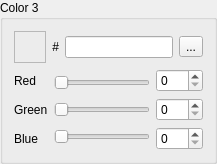
        <widget class="QGroupBox" name="group_3">
         <property name="title">
          <string>Color 3</string>
         </property>
         <layout class="QFormLayout" name="formLayout_41">
          <item row="0" column="0">
           <widget class="QFrame" name="colorFrame_3">
            <property name="minimumSize">
             <size>
              <width>32</width>
              <height>32</height>
             </size>
            </property>
            <property name="maximumSize">
             <size>
              <width>32</width>
              <height>32</height>
             </size>
            </property>
            <property name="frameShape">
             <enum>QFrame::StyledPanel</enum>
            </property>
            <property name="frameShadow">
             <enum>QFrame::Raised</enum>
            </property>
           </widget>
          </item>
          <item row="1" column="0" colspan="2">
           <widget class="QFrame" name="frame_142">
            <property name="frameShape">
             <enum>QFrame::NoFrame</enum>
            </property>
            <property name="frameShadow">
             <enum>QFrame::Raised</enum>
            </property>
            <layout class="QHBoxLayout" name="horizontalLayout_41">
             <property name="leftMargin">
              <number>0</number>
             </property>
             <property name="topMargin">
              <number>0</number>
             </property>
             <property name="rightMargin">
              <number>0</number>
             </property>
             <property name="bottomMargin">
              <number>0</number>
             </property>
             <item>
              <widget class="QFrame" name="frame_143">
               <property name="frameShape">
                <enum>QFrame::NoFrame</enum>
               </property>
               <property name="frameShadow">
                <enum>QFrame::Raised</enum>
               </property>
               <layout class="QVBoxLayout" name="verticalLayout_81">
                <property name="leftMargin">
                 <number>0</number>
                </property>
                <property name="topMargin">
                 <number>0</number>
                </property>
                <property name="rightMargin">
                 <number>0</number>
                </property>
                <property name="bottomMargin">
                 <number>0</number>
                </property>
                <item>
                 <widget class="QLabel" name="label_81">
                  <property name="text">
                   <string>Red</string>
                  </property>
                 </widget>
                </item>
                <item>
                 <widget class="QLabel" name="label_82">
                  <property name="text">
                   <string>Green</string>
                  </property>
                 </widget>
                </item>
                <item>
                 <widget class="QLabel" name="label_83">
                  <property name="text">
                   <string>Blue</string>
                  </property>
                 </widget>
                </item>
               </layout>
              </widget>
             </item>
             <item>
              <widget class="QFrame" name="frame_144">
               <property name="frameShape">
                <enum>QFrame::NoFrame</enum>
               </property>
               <property name="frameShadow">
                <enum>QFrame::Raised</enum>
               </property>
               <layout class="QVBoxLayout" name="verticalLayout_82">
                <property name="leftMargin">
                 <number>0</number>
                </property>
                <property name="topMargin">
                 <number>0</number>
                </property>
                <property name="rightMargin">
                 <number>0</number>
                </property>
                <property name="bottomMargin">
                 <number>0</number>
                </property>
                <item>
                 <widget class="QSlider" name="slider_red_3">
                  <property name="maximum">
                   <number>31</number>
                  </property>
                  <property name="pageStep">
                   <number>4</number>
                  </property>
                  <property name="orientation">
                   <enum>Qt::Horizontal</enum>
                  </property>
                 </widget>
                </item>
                <item>
                 <widget class="QSlider" name="slider_green_3">
                  <property name="maximum">
                   <number>31</number>
                  </property>
                  <property name="pageStep">
                   <number>4</number>
                  </property>
                  <property name="orientation">
                   <enum>Qt::Horizontal</enum>
                  </property>
                 </widget>
                </item>
                <item>
                 <widget class="QSlider" name="slider_blue_3">
                  <property name="maximum">
                   <number>31</number>
                  </property>
                  <property name="pageStep">
                   <number>4</number>
                  </property>
                  <property name="orientation">
                   <enum>Qt::Horizontal</enum>
                  </property>
                 </widget>
                </item>
               </layout>
              </widget>
             </item>
             <item>
              <widget class="QFrame" name="frame_145">
               <property name="frameShape">
                <enum>QFrame::NoFrame</enum>
               </property>
               <property name="frameShadow">
                <enum>QFrame::Raised</enum>
               </property>
               <layout class="QVBoxLayout" name="verticalLayout_83">
                <property name="leftMargin">
                 <number>0</number>
                </property>
                <property name="topMargin">
                 <number>0</number>
                </property>
                <property name="rightMargin">
                 <number>0</number>
                </property>
                <property name="bottomMargin">
                 <number>0</number>
                </property>
                <item>
                 <widget class="QSpinBox" name="spin_red_3">
                  <property name="maximum">
                   <number>255</number>
                  </property>
                  <property name="singleStep">
                   <number>8</number>
                  </property>
                 </widget>
                </item>
                <item>
                 <widget class="QSpinBox" name="spin_green_3">
                  <property name="maximum">
                   <number>255</number>
                  </property>
                  <property name="singleStep">
                   <number>8</number>
                  </property>
                 </widget>
                </item>
                <item>
                 <widget class="QSpinBox" name="spin_blue_3">
                  <property name="maximum">
                   <number>255</number>
                  </property>
                  <property name="singleStep">
                   <number>8</number>
                  </property>
                 </widget>
                </item>
               </layout>
              </widget>
             </item>
            </layout>
           </widget>
          </item>
          <item row="0" column="1">
           <widget class="QFrame" name="frame_146">
            <property name="frameShape">
             <enum>QFrame::NoFrame</enum>
            </property>
            <property name="frameShadow">
             <enum>QFrame::Raised</enum>
            </property>
            <layout class="QVBoxLayout" name="verticalLayout_84">
             <property name="leftMargin">
              <number>0</number>
             </property>
             <property name="topMargin">
              <number>0</number>
             </property>
             <property name="rightMargin">
              <number>0</number>
             </property>
             <property name="bottomMargin">
              <number>0</number>
             </property>
             <item>
              <widget class="QFrame" name="frame_147">
               <property name="frameShape">
                <enum>QFrame::NoFrame</enum>
               </property>
               <property name="frameShadow">
                <enum>QFrame::Raised</enum>
               </property>
               <layout class="QGridLayout" name="gridLayout_5">
                <property name="leftMargin">
                 <number>0</number>
                </property>
                <property name="topMargin">
                 <number>0</number>
                </property>
                <property name="rightMargin">
                 <number>0</number>
                </property>
                <property name="bottomMargin">
                 <number>0</number>
                </property>
                <item row="0" column="0">
                 <widget class="QFrame" name="frame_148">
                  <property name="frameShape">
                   <enum>QFrame::NoFrame</enum>
                  </property>
                  <property name="frameShadow">
                   <enum>QFrame::Raised</enum>
                  </property>
                  <layout class="QFormLayout" name="formLayout_42">
                   <property name="leftMargin">
                    <number>0</number>
                   </property>
                   <property name="topMargin">
                    <number>0</number>
                   </property>
                   <property name="rightMargin">
                    <number>0</number>
                   </property>
                   <property name="bottomMargin">
                    <number>0</number>
                   </property>
                   <item row="0" column="0">
                    <widget class="QLabel" name="label_84">
                     <property name="text">
                      <string>#</string>
                     </property>
                     <property name="alignment">
                      <set>Qt::AlignRight|Qt::AlignTrailing|Qt::AlignVCenter</set>
                     </property>
                    </widget>
                   </item>
                   <item row="0" column="1">
                    <widget class="QLineEdit" name="hex_3"/>
                   </item>
                  </layout>
                 </widget>
                </item>
                <item row="0" column="1">
                 <widget class="QToolButton" name="pick_3">
                  <property name="text">
                   <string>...</string>
                  </property>
                  <property name="icon">
                   <iconset resource="../resources/images.qrc">
                    <normaloff>:/icons/pipette.ico</normaloff>:/icons/pipette.ico</iconset>
                  </property>
                 </widget>
                </item>
               </layout>
              </widget>
             </item>
            </layout>
           </widget>
          </item>
         </layout>
        </widget>
